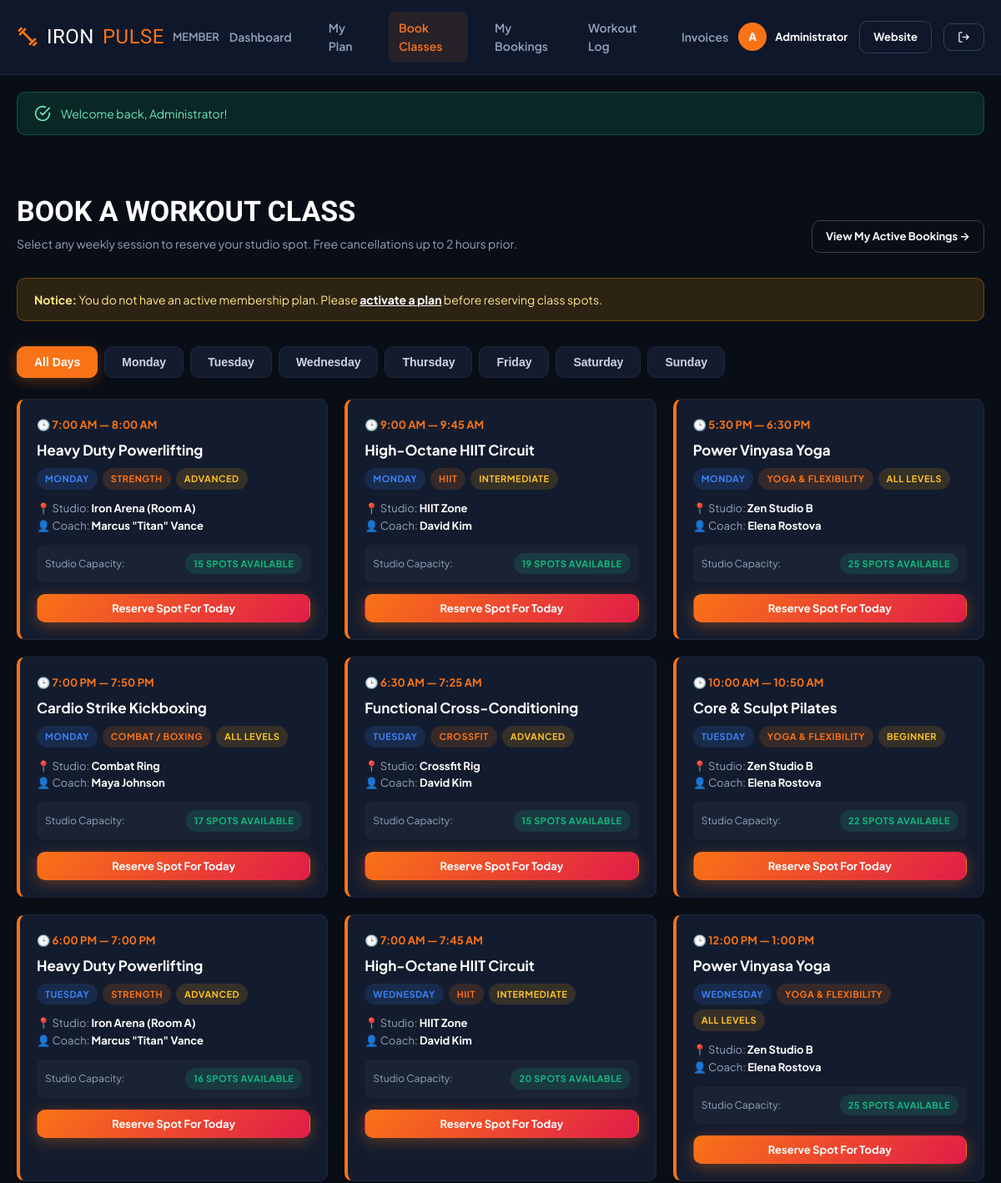
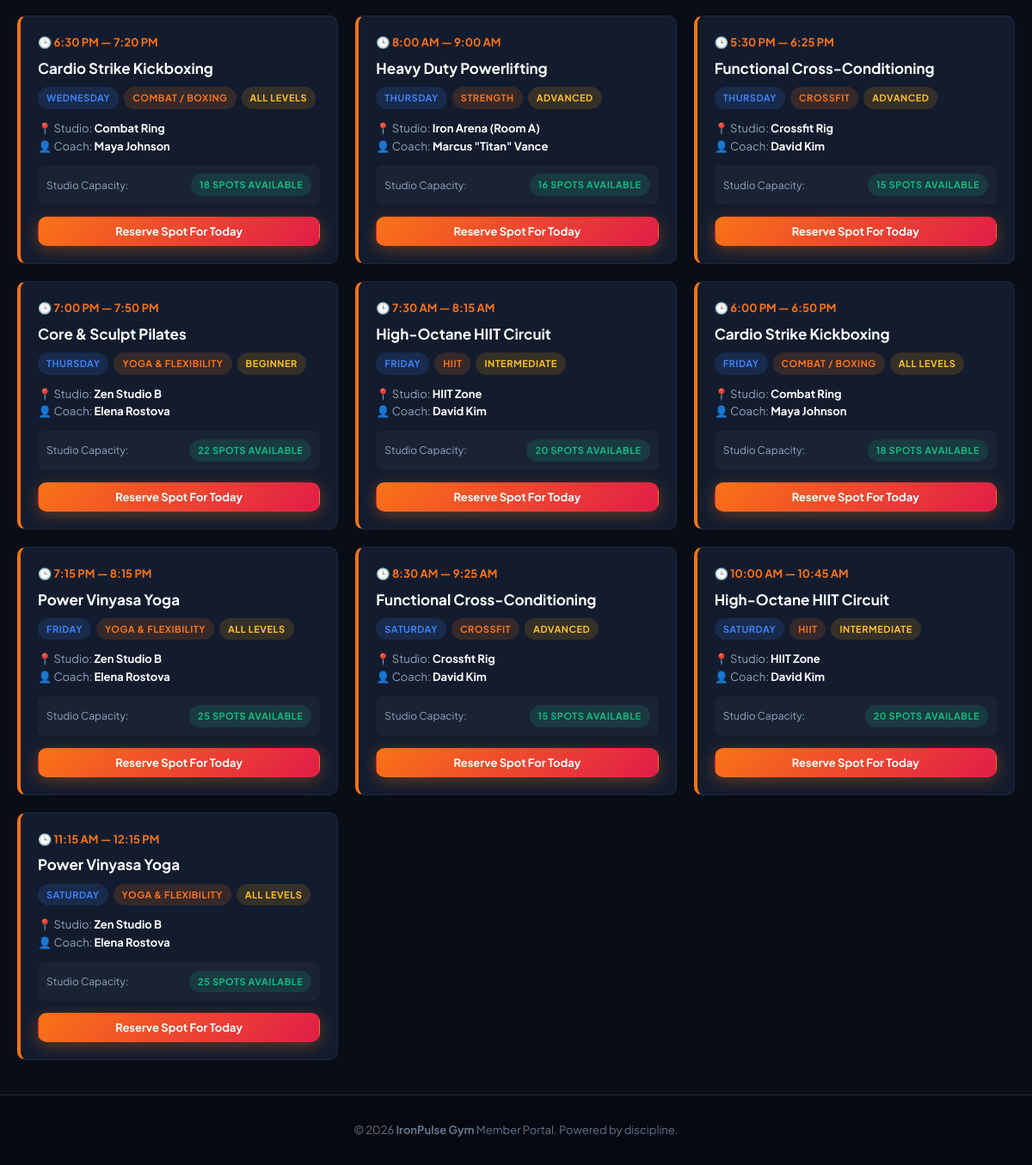
The page /member/book-class.php (signed in) on the database its author committed (2 pictures, top to bottom).
### tables this page shows
CREATE TABLE `users` (
  `id` INT AUTO_INCREMENT PRIMARY KEY,
  `full_name` VARCHAR(100) NOT NULL,
  `email` VARCHAR(120) NOT NULL UNIQUE,
  `password` VARCHAR(255) NOT NULL,
  `phone` VARCHAR(30) DEFAULT NULL,
  `role` ENUM('admin', 'member') NOT NULL DEFAULT 'member',
  `gender` ENUM('male', 'female', 'other') DEFAULT 'other',
  `dob` DATE DEFAULT NULL,
  `avatar` VARCHAR(255) DEFAULT 'default-avatar.png',
  `address` TEXT DEFAULT NULL,
  `emergency_contact` VARCHAR(150) DEFAULT NULL,
  `fitness_goals` TEXT DEFAULT NULL,
  `status` ENUM('active', 'inactive', 'suspended') NOT NULL DEFAULT 'active',
  `created_at` TIMESTAMP DEFAULT CURRENT_TIMESTAMP,
  `updated_at` TIMESTAMP DEFAULT CURRENT_TIMESTAMP ON UPDATE CURRENT_TIMESTAMP
);

CREATE TABLE `class_schedules` (
  `id` INT AUTO_INCREMENT PRIMARY KEY,
  `class_id` INT NOT NULL,
  `day_of_week` ENUM('Monday', 'Tuesday', 'Wednesday', 'Thursday', 'Friday', 'Saturday', 'Sunday') NOT NULL,
  `start_time` TIME NOT NULL,
  `end_time` TIME NOT NULL,
  `room` VARCHAR(80) DEFAULT 'Main Studio A',
  `created_at` TIMESTAMP DEFAULT CURRENT_TIMESTAMP,
  FOREIGN KEY (`class_id`) REFERENCES `classes` (`id`) ON DELETE CASCADE
);

CREATE TABLE `classes` (
  `id` INT AUTO_INCREMENT PRIMARY KEY,
  `name` VARCHAR(120) NOT NULL,
  `category` ENUM('Strength', 'Cardio', 'HIIT', 'Yoga & Flexibility', 'Combat / Boxing', 'Crossfit') NOT NULL DEFAULT 'Strength',
  `trainer_id` INT DEFAULT NULL,
  `description` TEXT DEFAULT NULL,
  `duration_minutes` INT NOT NULL DEFAULT 60,
  `capacity` INT NOT NULL DEFAULT 20,
  `intensity` ENUM('Beginner', 'Intermediate', 'Advanced', 'All Levels') NOT NULL DEFAULT 'All Levels',
  `image` VARCHAR(255) DEFAULT 'class-default.jpg',
  `status` ENUM('active', 'inactive') NOT NULL DEFAULT 'active',
  `created_at` TIMESTAMP DEFAULT CURRENT_TIMESTAMP,
  FOREIGN KEY (`trainer_id`) REFERENCES `trainers` (`id`) ON DELETE SET NULL
);

CREATE TABLE `trainers` (
  `id` INT AUTO_INCREMENT PRIMARY KEY,
  `name` VARCHAR(100) NOT NULL,
  `specialty` VARCHAR(150) NOT NULL,
  `bio` TEXT DEFAULT NULL,
  `experience_years` INT DEFAULT 3,
  `email` VARCHAR(120) DEFAULT NULL,
  `phone` VARCHAR(30) DEFAULT NULL,
  `photo` VARCHAR(255) DEFAULT 'default-trainer.png',
  `social_instagram` VARCHAR(100) DEFAULT NULL,
  `social_linkedin` VARCHAR(100) DEFAULT NULL,
  `status` ENUM('active', 'inactive') NOT NULL DEFAULT 'active',
  `created_at` TIMESTAMP DEFAULT CURRENT_TIMESTAMP
);

### config/config.php (called while the page is built, shortened)
<?php
function url($path = '') {
    $cleanPath = ltrim($path, '/');
    return BASE_URL . ($cleanPath ? '/' . $cleanPath : '');
}
function asset($path = '') {
    return url('assets/' . ltrim($path, '/'));
}
function format_time($timeStr) {
    $time = strtotime($timeStr);
    return $time ? date('g:i A', $time) : '-';
}

### config/auth.php (called while the page is built, shortened)
<?php
require_once __DIR__ . '/config.php';
function is_logged_in() {
    return !empty($_SESSION['user_id']) && !empty($_SESSION['user_role']);
}
function current_user() {
    static $user = null;
    if ($user === null) {
        $db = getDB();
        $stmt = $db->prepare("SELECT * FROM users WHERE id = ? AND status = 'active' LIMIT 1");
        $stmt->execute([$_SESSION['user_id']]);
        $user = $stmt->fetch();
    }
    return $user;
}
function get_active_membership($user_id) {
    $db = getDB();
    $stmt = $db->prepare("
        SELECT m.*, p.name AS plan_name, p.badge, p.duration_days, p.features_json
        FROM memberships m
        JOIN membership_plans p ON m.plan_id = p.id
        WHERE m.user_id = ? AND m.status = 'active' AND m.end_date >= CURDATE()
        ORDER BY m.id DESC LIMIT 1
    ");
    $stmt->execute([$user_id]);
    return $stmt->fetch();
}

### member/book-class.php (the view, shortened to what this page needs)
<?php
require_once __DIR__ . '/../config/config.php';
require_once __DIR__ . '/../config/auth.php';
$user = current_user();
$db = getDB();
$schedules = [];
try {
    $stmt = $db->query("
        SELECT s.*, c.name AS class_name, c.category, c.intensity, c.capacity, t.name AS trainer_name,
        (SELECT COUNT(*) FROM class_bookings cb WHERE cb.schedule_id = s.id AND cb.booking_date = CURDATE() AND cb.status = 'confirmed') AS current_booked
        FROM class_schedules s
        JOIN classes c ON s.class_id = c.id
        LEFT JOIN trainers t ON c.trainer_id = t.id
        ORDER BY FIELD(s.day_of_week, 'Monday', 'Tuesday', 'Wednesday', 'Thursday', 'Friday', 'Saturday', 'Sunday'), s.start_time ASC
    ");
    $schedules = $stmt->fetchAll();
} catch (Exception $e) {}
$days = ['Monday', 'Tuesday', 'Wednesday', 'Thursday', 'Friday', 'Saturday', 'Sunday'];
require_once __DIR__ . '/includes/member_header.php';
?>
<div class="container" style="padding: 40px 20px;">
    <div style="display: flex; justify-content: space-between; align-items: flex-end; margin-bottom: 30px; flex-wrap: wrap; gap: 16px;">
        <div>
            <h1 style="font-family: var(--font-heading); font-size: 34px; color: #fff;">BOOK A WORKOUT CLASS</h1>
            <p style="color: var(--text-muted); font-size: 14px;">Select any weekly session to reserve your studio spot. Free cancellations up to 2 hours prior.</p>
        </div>
        <a href="<?= url('member/my-bookings.php') ?>" class="btn btn-outline btn-sm">View My Active Bookings &rarr;</a>
    </div>
    <?php if (!$activeMembership): ?>
        <div class="flash-alert flash-alert-warning" style="margin-bottom: 30px;">
            <div>
                <strong>Notice:</strong> You do not have an active membership plan. Please <a href="<?= url('member/membership.php') ?>" style="color: #fff; text-decoration: underline; font-weight: 700;">activate a plan</a> before reserving class spots.
            </div>
        </div>
    <?php endif; ?>
    <div class="day-tabs" style="justify-content: flex-start; margin-bottom: 25px;">
        <button class="day-tab active" data-day="all">All Days</button>
        <?php foreach ($days as $day): ?>
            <button class="day-tab" data-day="<?= $day ?>"><?= $day ?></button>
        <?php endforeach; ?>
    </div>
    <div class="timetable-grid">
        <?php foreach ($schedules as $sched): ?>
            <?php
                $spotsLeft = max(0, $sched['capacity'] - $sched['current_booked']);
                $isFull = $spotsLeft <= 0;
            ?>
            <div class="timetable-card" data-day="<?= htmlspecialchars($sched['day_of_week']) ?>">
                <div class="timetable-time">
                    🕒 <?= format_time($sched['start_time']) ?> &mdash; <?= format_time($sched['end_time']) ?>
                </div>
                <div class="timetable-class-name"><?= htmlspecialchars($sched['class_name']) ?></div>
                <div style="display: flex; gap: 6px; flex-wrap: wrap; margin: 8px 0;">
                    <span class="badge badge-info"><?= htmlspecialchars($sched['day_of_week']) ?></span>
                    <span class="badge badge-primary"><?= htmlspecialchars($sched['category']) ?></span>
                    <span class="badge badge-warning"><?= htmlspecialchars($sched['intensity']) ?></span>
                </div>
                <div style="font-size: 13px; color: var(--mem-muted); margin: 12px 0;">
                    📍 Studio: <strong style="color: #fff;"><?= htmlspecialchars($sched['room']) ?></strong><br>
                    👤 Coach: <strong style="color: #fff;"><?= htmlspecialchars($sched['trainer_name'] ?? 'Staff') ?></strong>
                </div>
                <div style="background: rgba(255,255,255,0.03); border-radius: 8px; padding: 10px; margin-bottom: 14px; display: flex; justify-content: space-between; align-items: center; font-size: 12px;">
                    <span style="color: var(--mem-muted);">Studio Capacity:</span>
                    <span class="badge <?= $isFull ? 'badge-danger' : 'badge-success' ?>">
                        <?= $isFull ? 'SOLD OUT' : $spotsLeft . ' spots available' ?>
                    </span>
                </div>
                <form method="POST" action="">
                    <button type="submit" class="btn btn-primary btn-block btn-sm" <?= $isFull ? 'disabled style="opacity:0.5; cursor:not-allowed;"' : '' ?>>
                        <?= $isFull ? 'Class Full' : 'Reserve Spot For Today' ?>
                    </button>
                </form>
            </div>
        <?php endforeach; ?>
    </div>
</div>
<?php require_once __DIR__ . '/includes/member_footer.php'; ?>

### member/includes/member_header.php (shortened to what this page needs)
<?php
require_once __DIR__ . '/../../config/config.php';
require_once __DIR__ . '/../../config/auth.php';
$user = current_user();
$activeMembership = get_active_membership($user['id']);
$curPage = basename($_SERVER['SCRIPT_NAME'] ?? '');
?>
<!DOCTYPE html>
<html lang="en">
<head>
    <link rel="stylesheet" href="<?= asset('css/style.css') ?>">
    <link rel="stylesheet" href="<?= asset('css/member.css') ?>">
</head>
<body class="member-body">
<header class="member-navbar">
    <div class="container member-nav-inner">
        <a href="<?= url('member/index.php') ?>" class="brand-logo" style="font-size: 24px;">
            <svg width="26" height="26" viewBox="0 0 24 24" fill="none" stroke="currentColor" stroke-width="2.5"><path d="m6.5 6.5 11 11"/><path d="m21 21-1-1"/><path d="m3 3 1 1"/><path d="m18 22 4-4"/><path d="m2 6 4-4"/><path d="m3 10 7-7"/><path d="m14 21 7-7"/></svg>
            IRON<span>PULSE</span> <span style="font-size: 13px; font-family: var(--font-body); color: var(--text-muted); font-weight: 600; letter-spacing: 0;">MEMBER</span>
        </a>
        <nav class="member-links">
            <a href="<?= url('member/index.php') ?>" class="member-nav-item <?= $curPage === 'index.php' ? 'active' : '' ?>">Dashboard</a>
            <a href="<?= url('member/membership.php') ?>" class="member-nav-item <?= $curPage === 'membership.php' ? 'active' : '' ?>">My Plan</a>
            <a href="<?= url('member/book-class.php') ?>" class="member-nav-item <?= $curPage === 'book-class.php' ? 'active' : '' ?>">Book Classes</a>
            <a href="<?= url('member/my-bookings.php') ?>" class="member-nav-item <?= $curPage === 'my-bookings.php' ? 'active' : '' ?>">My Bookings</a>
            <a href="<?= url('member/workout-tracker.php') ?>" class="member-nav-item <?= $curPage === 'workout-tracker.php' ? 'active' : '' ?>">Workout Log</a>
            <a href="<?= url('member/payments.php') ?>" class="member-nav-item <?= $curPage === 'payments.php' ? 'active' : '' ?>">Invoices</a>
        </nav>
        <div style="display: flex; align-items: center; gap: 14px;">
            <a href="<?= url('member/profile.php') ?>" style="display: flex; align-items: center; gap: 10px; color: #fff; font-size: 13px; font-weight: 700; text-decoration: none;">
                <div style="width: 34px; height: 34px; border-radius: 50%; background: var(--mem-primary); display: flex; align-items: center; justify-content: center; font-weight: 800; color: #fff;">
                    <?= strtoupper(substr($user['full_name'], 0, 1)) ?>
                </div>
                <span><?= htmlspecialchars($user['full_name']) ?></span>
            </a>
            <a href="<?= url('index.php') ?>" class="btn btn-outline btn-sm" title="Go to Public Website">Website</a>
            <a href="<?= url('logout.php') ?>" class="btn btn-outline btn-sm" title="Log Out">
                <svg width="15" height="15" viewBox="0 0 24 24" fill="none" stroke="currentColor" stroke-width="2"><path d="M9 21H5a2 2 0 0 1-2-2V5a2 2 0 0 1 2-2h4"/><polyline points="16 17 21 12 16 7"/><line x1="21" y1="12" x2="9" y2="12"/></svg>
            </a>
        </div>
    </div>
</header>
<?php require_once __DIR__ . '/../../includes/alerts.php'; ?>

### assets/css/style.css (style rules this page uses)
:root { --primary: #f97316; --primary-hover: #ea580c; --primary-light: rgba(249, 115, 22, 0.15); --primary-glow: rgba(249, 115, 22, 0.4); --secondary: #e11d48; --accent: #10b981; --accent-blue: #3b82f6; --bg-body: #090d16; --bg-surface: #0f172a; --bg-card: #131c2e; --bg-card-hover: #1e293b; --border-subtle: #1e293b; --border-focus: #f97316; --text-main: #f8fafc; --text-secondary: #cbd5e1; --text-muted: #94a3b8; --text-dim: #64748b; --shadow-sm: 0 2px 8px rgba(0, 0, 0, 0.4); --shadow-md: 0 10px 30px rgba(0, 0, 0, 0.5); --shadow-lg: 0 20px 45px rgba(0, 0, 0, 0.7); --shadow-glow: 0 0 30px rgba(249, 115, 22, 0.25); --radius-sm: 6px; --radius-md: 10px; --radius-lg: 16px; --radius-xl: 24px; --radius-full: 9999px; --transition: all 0.25s cubic-bezier(0.4, 0, 0.2, 1); --font-heading: 'Teko', sans-serif; --font-body: 'Plus Jakarta Sans', -apple-system, BlinkMacSystemFont, sans-serif; }
*, *::before, *::after { box-sizing: border-box; margin: 0; padding: 0; }
html { scroll-behavior: smooth; font-size: 16px; }
body { font-family: var(--font-body); background-color: var(--bg-body); color: var(--text-main); line-height: 1.6; overflow-x: hidden; -webkit-font-smoothing: antialiased; }
a { color: inherit; text-decoration: none; transition: var(--transition); }
.container { width: 100%; max-width: 1200px; margin-left: auto; margin-right: auto; padding-left: 20px; padding-right: 20px; }
.btn { display: inline-flex; align-items: center; justify-content: center; gap: 8px; padding: 12px 24px; border-radius: var(--radius-md); font-family: var(--font-body); font-size: 14px; font-weight: 700; cursor: pointer; border: 1px solid transparent; transition: var(--transition); text-align: center; white-space: nowrap; }
.btn-primary { background: linear-gradient(135deg, var(--primary), var(--secondary)); color: #fff; box-shadow: 0 4px 18px rgba(249, 115, 22, 0.35); }
.btn-outline { background: transparent; border-color: #334155; color: var(--text-main); }
.btn-sm { padding: 8px 16px; font-size: 13px; }
.btn-block { width: 100%; }
.badge { display: inline-flex; align-items: center; padding: 4px 10px; border-radius: var(--radius-full); font-size: 11px; font-weight: 700; text-transform: uppercase; letter-spacing: 0.5px; }
.badge-primary { background: var(--primary-light); color: var(--primary); }
.badge-success { background: rgba(16, 185, 129, 0.15); color: var(--accent); }
.badge-warning { background: rgba(245, 158, 11, 0.15); color: #fbbf24; }
.badge-info { background: rgba(59, 130, 246, 0.15); color: var(--accent-blue); }
.brand-logo { display: flex; align-items: center; gap: 10px; font-family: var(--font-heading); font-size: 30px; color: #fff; letter-spacing: 0.5px; text-decoration: none; }
.brand-logo span { color: var(--primary); }
.brand-logo svg { color: var(--primary); }
.day-tabs { display: flex; gap: 8px; flex-wrap: wrap; justify-content: center; margin-bottom: 35px; }
.day-tab { padding: 10px 20px; background: var(--bg-card); border: 1px solid var(--border-subtle); color: var(--text-secondary); border-radius: var(--radius-md); font-weight: 700; font-size: 14px; cursor: pointer; transition: var(--transition); }
.day-tab:hover, .day-tab.active { background: var(--primary); border-color: var(--primary); color: #fff; box-shadow: 0 4px 15px rgba(249, 115, 22, 0.3); }
.timetable-grid { display: grid; grid-template-columns: repeat(auto-fill, minmax(280px, 1fr)); gap: 20px; }
.timetable-card { background: var(--bg-card); border: 1px solid var(--border-subtle); border-left: 4px solid var(--primary); border-radius: var(--radius-md); padding: 20px; transition: var(--transition); }
.timetable-time { font-size: 13px; font-weight: 700; color: var(--primary); margin-bottom: 6px; display: flex; align-items: center; gap: 6px; }
.timetable-class-name { font-size: 17px; font-weight: 700; color: #fff; margin-bottom: 6px; }
.flash-alert { padding: 14px 20px; border-radius: var(--radius-md); margin-bottom: 24px; font-size: 14px; display: flex; align-items: center; gap: 12px; }
.flash-alert-warning { background: rgba(245, 158, 11, 0.15); border: 1px solid rgba(245, 158, 11, 0.3); color: #fde68a; }

### rows shown on the page
users: full_name "A", full_name "Administrator"
class_schedules: start_time "7:00 AM", end_time "8:00 AM", class.name "Heavy Duty Powerlifting", day_of_week "MONDAY", class.category "STRENGTH", class.intensity "ADVANCED", room "Iron Arena (Room A)", trainers.name "Marcus \"Titan\" Vance", spotsLeft "15"
class_schedules: start_time "9:00 AM", end_time "9:45 AM", class.name "High-Octane HIIT Circuit", day_of_week "MONDAY", class.category "HIIT", class.intensity "INTERMEDIATE", room "HIIT Zone", trainers.name "David Kim", spotsLeft "19"
class_schedules: start_time "5:30 PM", end_time "6:30 PM", class.name "Power Vinyasa Yoga", day_of_week "MONDAY", class.category "YOGA & FLEXIBILITY", class.intensity "ALL LEVELS", room "Zen Studio B", trainers.name "Elena Rostova", class.capacity "25"
class_schedules: start_time "7:00 PM", end_time "7:50 PM", class.name "Cardio Strike Kickboxing", day_of_week "MONDAY", class.category "COMBAT / BOXING", class.intensity "ALL LEVELS", room "Combat Ring", trainers.name "Maya Johnson", spotsLeft "17"
class_schedules: start_time "6:30 AM", end_time "7:25 AM", class.name "Functional Cross-Conditioning", day_of_week "TUESDAY", class.category "CROSSFIT", class.intensity "ADVANCED", room "Crossfit Rig", trainers.name "David Kim", class.capacity "15"
class_schedules: start_time "10:00 AM", end_time "10:50 AM", class.name "Core & Sculpt Pilates", day_of_week "TUESDAY", class.category "YOGA & FLEXIBILITY", class.intensity "BEGINNER", room "Zen Studio B", trainers.name "Elena Rostova", class.capacity "22"
class_schedules: start_time "6:00 PM", end_time "7:00 PM", class.name "Heavy Duty Powerlifting", day_of_week "TUESDAY", class.category "STRENGTH", class.intensity "ADVANCED", room "Iron Arena (Room A)", trainers.name "Marcus \"Titan\" Vance", class.capacity "16"
class_schedules: start_time "7:00 AM", end_time "7:45 AM", class.name "High-Octane HIIT Circuit", day_of_week "WEDNESDAY", class.category "HIIT", class.intensity "INTERMEDIATE", room "HIIT Zone", trainers.name "David Kim", class.capacity "20"
class_schedules: start_time "12:00 PM", end_time "1:00 PM", class.name "Power Vinyasa Yoga", day_of_week "WEDNESDAY", class.category "YOGA & FLEXIBILITY", class.intensity "ALL LEVELS", room "Zen Studio B", trainers.name "Elena Rostova", class.capacity "25"
class_schedules: start_time "6:30 PM", end_time "7:20 PM", class.name "Cardio Strike Kickboxing", day_of_week "WEDNESDAY", class.category "COMBAT / BOXING", class.intensity "ALL LEVELS", room "Combat Ring", trainers.name "Maya Johnson", class.capacity "18"
class_schedules: start_time "8:00 AM", end_time "9:00 AM", class.name "Heavy Duty Powerlifting", day_of_week "THURSDAY", class.category "STRENGTH", class.intensity "ADVANCED", room "Iron Arena (Room A)", trainers.name "Marcus \"Titan\" Vance", class.capacity "16"
class_schedules: start_time "5:30 PM", end_time "6:25 PM", class.name "Functional Cross-Conditioning", day_of_week "THURSDAY", class.category "CROSSFIT", class.intensity "ADVANCED", room "Crossfit Rig", trainers.name "David Kim", class.capacity "15"
class_schedules: start_time "7:00 PM", end_time "7:50 PM", class.name "Core & Sculpt Pilates", day_of_week "THURSDAY", class.category "YOGA & FLEXIBILITY", class.intensity "BEGINNER", room "Zen Studio B", trainers.name "Elena Rostova", class.capacity "22"
class_schedules: start_time "7:30 AM", end_time "8:15 AM", class.name "High-Octane HIIT Circuit", day_of_week "FRIDAY", class.category "HIIT", class.intensity "INTERMEDIATE", room "HIIT Zone", trainers.name "David Kim", class.capacity "20"
class_schedules: start_time "6:00 PM", end_time "6:50 PM", class.name "Cardio Strike Kickboxing", day_of_week "FRIDAY", class.category "COMBAT / BOXING", class.intensity "ALL LEVELS", room "Combat Ring", trainers.name "Maya Johnson", class.capacity "18"
class_schedules: start_time "7:15 PM", end_time "8:15 PM", class.name "Power Vinyasa Yoga", day_of_week "FRIDAY", class.category "YOGA & FLEXIBILITY", class.intensity "ALL LEVELS", room "Zen Studio B", trainers.name "Elena Rostova", class.capacity "25"
class_schedules: start_time "8:30 AM", end_time "9:25 AM", class.name "Functional Cross-Conditioning", day_of_week "SATURDAY", class.category "CROSSFIT", class.intensity "ADVANCED", room "Crossfit Rig", trainers.name "David Kim", class.capacity "15"
class_schedules: start_time "10:00 AM", end_time "10:45 AM", class.name "High-Octane HIIT Circuit", day_of_week "SATURDAY", class.category "HIIT", class.intensity "INTERMEDIATE", room "HIIT Zone", trainers.name "David Kim", class.capacity "20"
class_schedules: start_time "11:15 AM", end_time "12:15 PM", class.name "Power Vinyasa Yoga", day_of_week "SATURDAY", class.category "YOGA & FLEXIBILITY", class.intensity "ALL LEVELS", room "Zen Studio B", trainers.name "Elena Rostova", class.capacity "25"

### other values the page prints
$flash['message'] "Welcome back, Administrator!"
$day "Monday"
$day "Tuesday"
$day "Wednesday"
$day "Thursday"
$day "Friday"
$day "Saturday"
$day "Sunday"
APP_NAME "IronPulse Gym"
